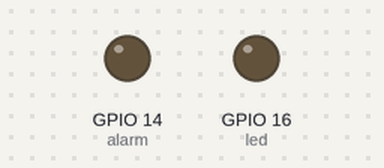
Simulated run of this sketch. Board: ESP8266 (NodeMCU). Shown: output pins drawn as LEDs (lit = HIGH). WiFi joins after 1.5 s; servers stay silent unless stated; what the sketch prints to the serial monitor is not drawn.

Above: at 5.3 s.
At 8.8 s:
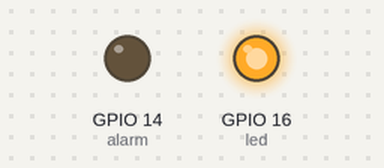
Timing chart, 0 to 11.1 s (numbered marks = the images above):
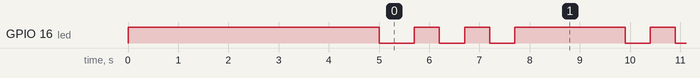

Measured:
- by itself, GPIO 16 (led): repeats every 4.7 s: 2 × (HIGH 0.50 s, LOW 0.50 s), HIGH 2.2 s, LOW 0.50 s
- by itself, everything shown: repeats every 4.7 s, in 6 steps

The sketch:

main.ino
```cpp
#include <ESP8266WiFi.h>
#include <ESP8266HTTPClient.h>
#include <ArduinoJson.h>

int led = 16;
int alarm = 14;
int trigger = 0;

const char* ssid = "AndroidAP";
const char* password = "dysonintern";

void setup()
{
  Serial.begin(115200);
  pinMode(led,OUTPUT);
  pinMode(alarm,OUTPUT);
  connectWifi();
}

void loop()
{
  if(trigger == 1){
    digitalWrite(alarm,HIGH);
    Serial.println("ALARM!!");
  }
  else if(trigger == 0){
    digitalWrite(alarm,LOW);
    Serial.println("Alarm off.");
  }

  if (WiFi.status() == WL_CONNECTED)
  {
    HTTPClient http; //Object of class HTTPClient
    Serial.println("HTTP begin.");
    http.begin("http://weave-sg.herokuapp.com/alarm");
    Serial.println("Calling GET method.");
    int httpCode = http.GET();
    Serial.print("HTTP code:");
    Serial.println(httpCode);

    if (httpCode == 200)
    {
      digitalWrite(led,LOW);
      const size_t bufferSize = JSON_OBJECT_SIZE(2) + JSON_OBJECT_SIZE(3) + JSON_OBJECT_SIZE(5) + JSON_OBJECT_SIZE(8) + 370;
      DynamicJsonBuffer jsonBuffer(bufferSize);
      JsonObject& root = jsonBuffer.parseObject(http.getString());

      Serial.println("Parsing json...");
      int id = root["id"];
      int switchVal = root["switch"];
      Serial.print("Switch on:");
      Serial.println(switchVal);

      trigger = switchVal;

      Serial.println("End of parse.");
    }

    else{
      digitalWrite(led,LOW);
      delay(500);
      digitalWrite(led,HIGH);
      delay(500);
      digitalWrite(led,LOW);
      delay(500);
      digitalWrite(led,HIGH);
      delay(500);
      digitalWrite(led,LOW);
      delay(500);
      digitalWrite(led,HIGH);
    }

    http.end(); //Close connection
    delay(2000);
  }

  else
  {
    connectWifi();
  }
}

void connectWifi(){
  WiFi.mode(WIFI_STA);
  WiFi.begin(ssid, password);
  while (WiFi.status() != WL_CONNECTED)
  {
    digitalWrite(led,HIGH);
    delay(5000);
    Serial.println("Connecting...");
  }
  digitalWrite(led,LOW);
}
```
